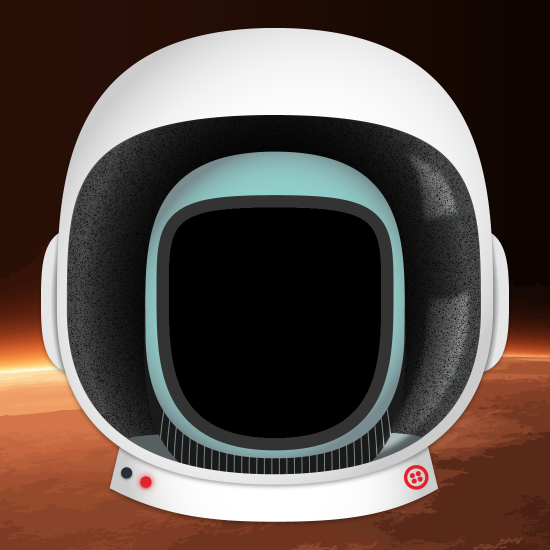
#> input picture untitled folder/astromask.png, 1100 x 1100 px (shown at 1/2 size)
$ python crop_face.py
#> lines starting #> are read from the running program, lines starting #| are printed output that depends on the picture
import cv2

def addMask(imageStr):
      # Load the face detection cascade file.
#> called with imageStr = 'portrait1.jpg'
      face_cascade = cv2.CascadeClassifier('haarcascade_frontalface_default.xml')

      # Load our Martian as foreground image with alpha transparency.
      # The -1 reads the alpha transparency of our image otherwise known as the face hole.
      foreground_image = cv2.imread('astromask.png', -1)
#> foreground_image is the input picture: shape (1100, 1100, 4); mean B, G, R, A 70.8, 77.1, 90.9, 218.1

      # Create foreground mask from alpha transparency.
      foreground_mask = foreground_image[:, :, 3]
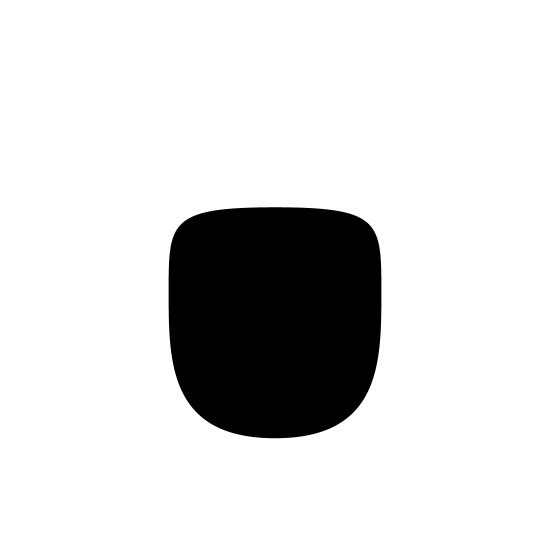
#> foreground_mask: shape (1100, 1100) (shown at 1/2 size); min 0, max 255, mean 218.1

      # Create inverted background mask.
      background_mask = cv2.bitwise_not(foreground_mask)

      # Convert foreground image to BGR.
      foreground_image = foreground_image[:, :, 0:3]
#> foreground_image: shape (1100, 1100, 3)

      # Declare foreground size.
      foreground_size = 630
      foreground_ratio = float(foreground_size)

      # Declare background size and padding.
      background_size = 1100

      padding_top = int(((background_size - foreground_size) / 3) * 2)
      padding_bottom = int(background_size - padding_top)
      padding_left = int((background_size - foreground_size) / 2)
      padding_right = int((background_size - foreground_size) / 2)
      # Capture selfie image in OpenCV.
      cv_image = cv2.imread(imageStr)
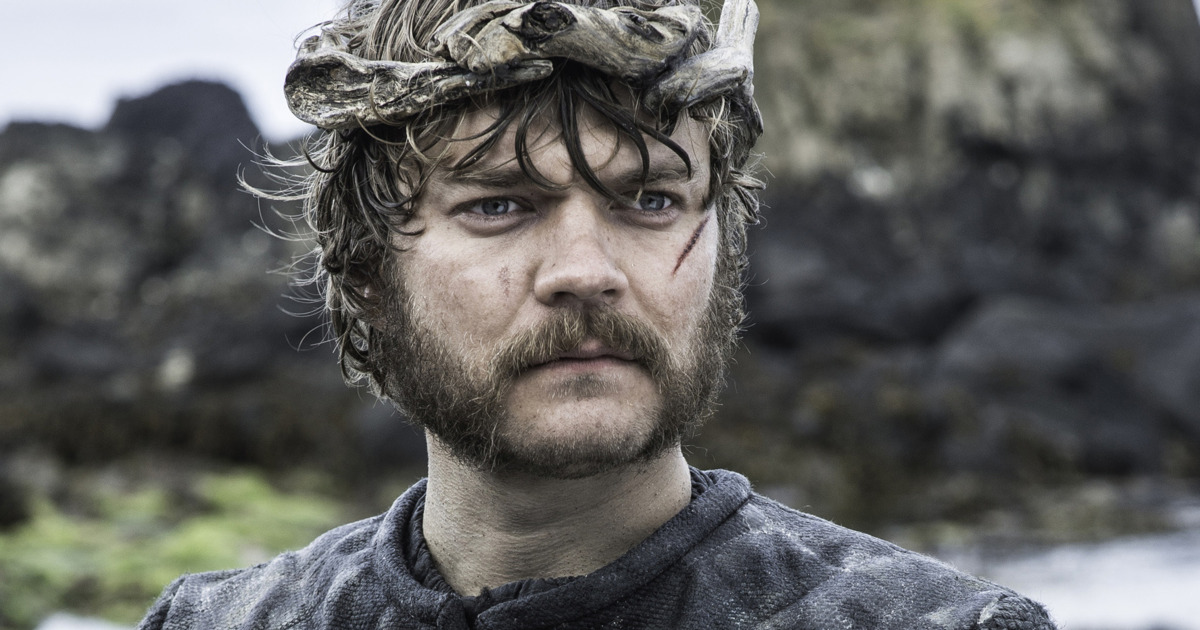
#> input picture untitled folder/portrait1.jpg, 1200 x 630 px
#> cv_image is the input picture: shape (630, 1200, 3); mean B, G, R 94.1, 96.1, 96.1


      # Find that face.
      faces = face_cascade.detectMultiScale(
                                            cv_image,
                                            scaleFactor=1.1,
                                            minNeighbors=3,
                                            minSize=(30, 30),
                                            flags=0
                                            )
#> faces = [[823, 11, 99, 99], [390, 63, 375, 375]]


      # Iterate over each face found - roi: region of interest
      for (x1, y1, w, h) in faces:

              # Extract image of face.
              x2 = x1 + w
              y2 = y1 + h

              face_roi = cv_image[y1:y2, x1:x2]

              # Resize image of face.
              ratio = foreground_ratio / face_roi.shape[1]
              dimension = (foreground_size, int(face_roi.shape[0] * ratio))
              face = cv2.resize(face_roi, dimension, interpolation = cv2.INTER_AREA)

              # Add padding to background image
              background_image = cv2.copyMakeBorder(face, padding_top, padding_bottom, padding_left, padding_right, cv2.BORDER_CONSTANT)

              # Region of interest for Martian from background proportional to martian size.
              background_src = background_image[0:background_size, 0:background_size]

              # roi_bg contains the original image only where the martian is not
              # in the region that is the size of the Martian.
              roi_bg = cv2.bitwise_and(background_src, background_src, mask=background_mask)

              # roi_fg contains the image of the Martian only where Martian is
              roi_fg = cv2.bitwise_and(foreground_image, foreground_image, mask=foreground_mask)

              # Join the roi_bg and roi_fg.
              dst = cv2.add(roi_bg, roi_fg)

              # Write the final image back to file path, overwriting original image.
              cv2.imwrite('face_crop1.jpg', dst)
#> this loop made 2 passes
#> (x1, y1, w, h, x2, y2, ratio, dimension) on passes 1 to 2: (823, 11, 99, 99, 922, 110, 6.36, (630, 630)), (390, 63, 375, 375, 765, 438, 1.68, (630, 630))
#> pass 1, in addMask, `face_roi = cv_image[y1:y2, x1:x2]`:
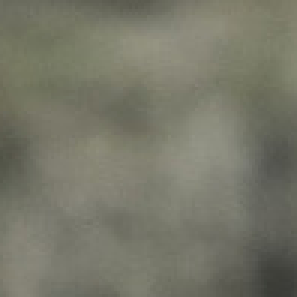
#> face_roi: shape (99, 99, 3) (shown 3 times larger); mean B, G, R 104.5, 119.2, 118.9
#> pass 1, in addMask, `background_image = cv2.copyMakeBorder(face, padding_top, padding_botto..`:
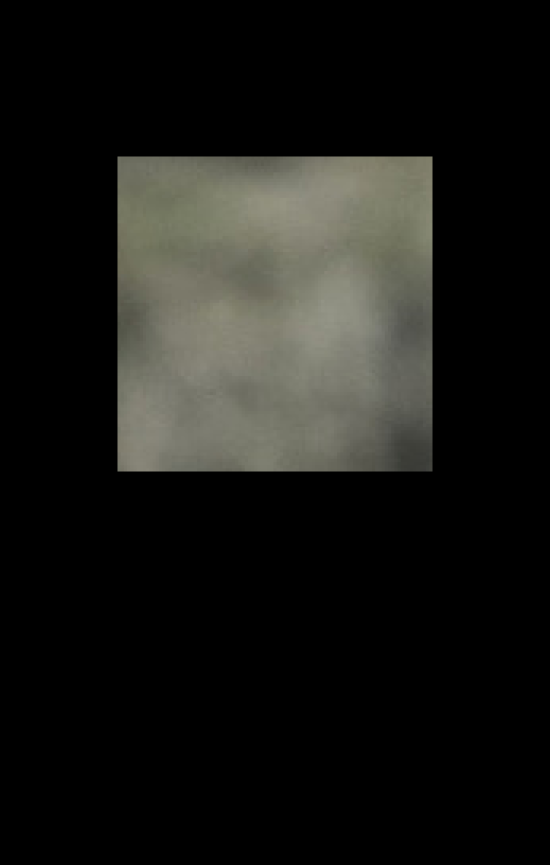
#> background_image: shape (1730, 1100, 3) (shown at 1/2 size); mean B, G, R 21.8, 24.9, 24.8
#> pass 1, in addMask, `background_src = background_image[0:background_size, 0:background_size]`:
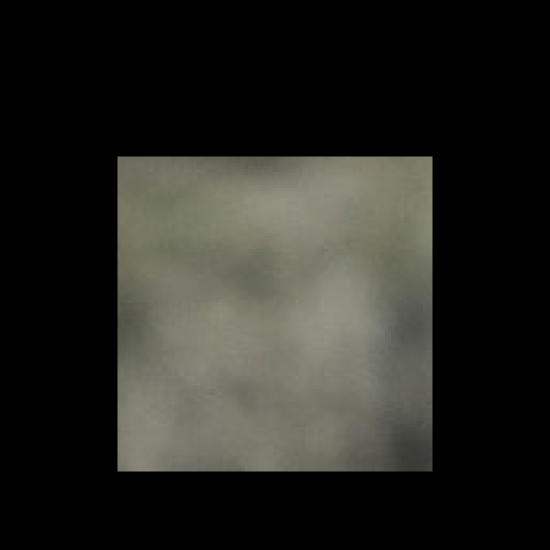
#> background_src: shape (1100, 1100, 3) (shown at 1/2 size); mean B, G, R 34.3, 39.1, 39
#> after the loop:
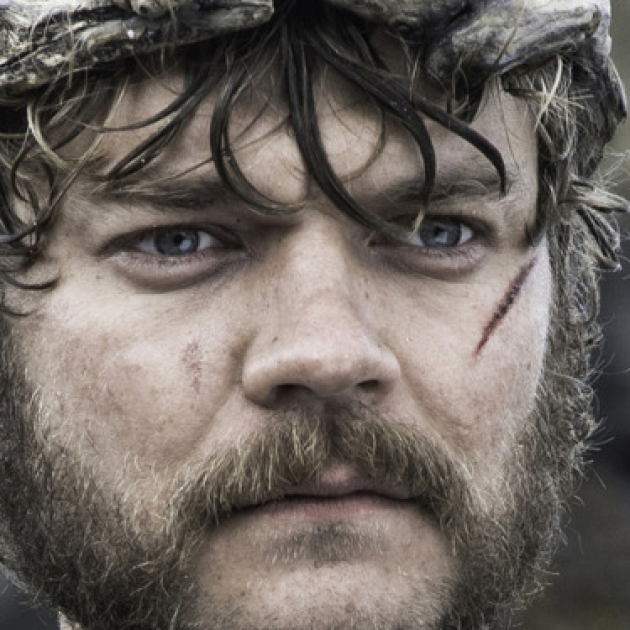
#> face: shape (630, 630, 3); mean B, G, R 95.4, 101.1, 109.1
#> after the loop:
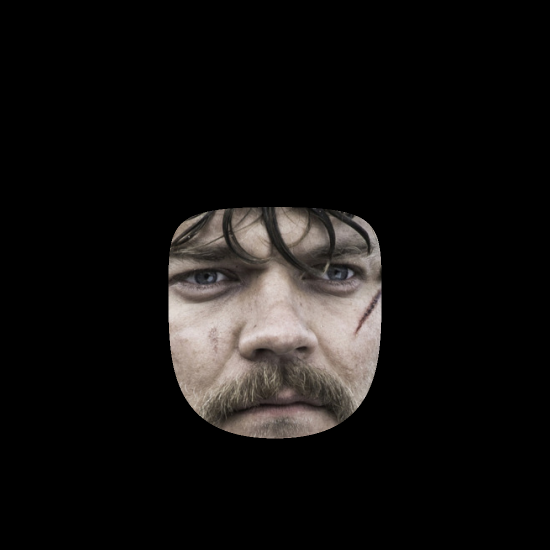
#> roi_bg: shape (1100, 1100, 3) (shown at 1/2 size); mean B, G, R 16.3, 17.3, 19.1

addMask('portrait1.jpg')
